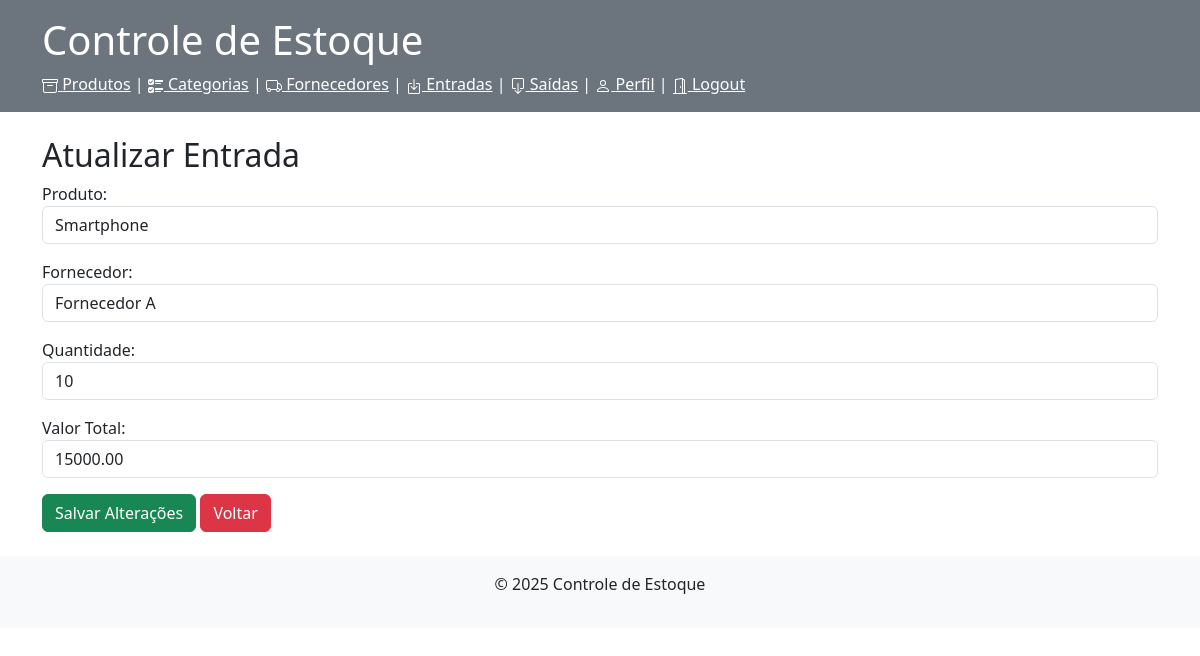
The page /entradas/editar/1/ (signed in) on the database its author committed.
### produtos/models.py (models this page shows, shortened)
class Entrada(models.Model):
    produto = models.ForeignKey('Produto', on_delete=models.CASCADE)
    fornecedor = models.ForeignKey('Fornecedor', on_delete=models.CASCADE)
    quantidade = models.IntegerField(validators=[MinValueValidator(1)]) #quantidade minima 1
    data = models.DateField(auto_now_add=True)
    valor_total = models.DecimalField(max_digits=10, decimal_places=2)

### produtos/views.py (the view)
# urls.py: path('entradas/editar/<int:pk>/', atualizar_entrada, name='atualizar_entrada'),
@login_required
def atualizar_entrada(request, pk):
    entrada = get_object_or_404(Entrada, pk=pk)
    if request.method == 'POST':
        form = EntradaForm(request.POST, instance=entrada)
        if form.is_valid():
            form.save()
            return redirect('listar_entradas')
    else:
        form = EntradaForm(instance=entrada)
        return render(request, 'atualizar_entrada.html', {'form': form, 'entrada': entrada})

### produtos/forms.py
class EntradaForm(forms.ModelForm):
    class Meta:
        model = Entrada
        fields = ['produto', 'fornecedor', 'quantidade', 'valor_total']
        labels = {
            'produto': 'Produto',
            'fornecedor': 'Fornecedor',
            'quantidade': 'Quantidade',
            'valor_total': 'Valor Total'
        }
        widgets = {
            'produto': forms.Select(attrs={'class': 'form-control'}),
            'fornecedor': forms.Select(attrs={'class': 'form-control'}),
            'quantidade': forms.NumberInput(attrs={'class': 'form-control'}),
            'valor_total': forms.NumberInput(attrs={'class': 'form-control'})
        }

### produtos/models.py (called while the page is built)
    def __str__(self):
        return self.nome

    def __str__(self):
        return self.nome

### produtos/templates/atualizar_entrada.html (shortened to what this page needs)
{% extends 'base.html' %}
{% block content %}
    <h2>Atualizar Entrada</h2>
    <form method="post">
        {{ form.as_p }}
        <button type="submit" class="btn btn-success">Salvar Alterações</button>
        <a class="btn btn-danger" href="{% url 'listar_entradas' %}">Voltar</a>
    </form>
{% endblock %}

### rows shown on the page
Entrada: produto "Smartphone", fornecedor "Fornecedor A", quantidade "10", valor_total "15000.00"
